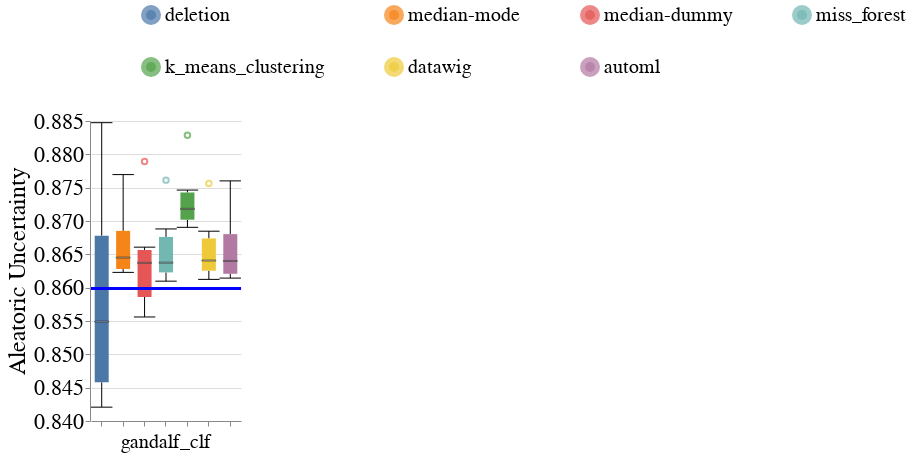

Source (notebook cell):
### Code cell
create_box_plots_for_diff_imputers_and_models(dataset_name=DATASET_NAME,
                                              metric_name='aleatoric_uncertainty',
                                              db_client=db_client)

### Figure 1 — Vega-Lite specification as saved in the notebook (floating-point values rounded to 4 significant figures)
{"config": {"view": {"continuousWidth": 400, "continuousHeight": 300, "stroke": null}, "axis": {"labelFontSize": 22, "labelFontWeight": "normal", "titleFontSize": 24, "titleFontWeight": "normal"}, "facet": {"spacing": 5}, "header": {"labelFontSize": 20, "labelOrient": "bottom", "labelPadding": 5, "titleFontSize": 24}, "legend": {"columns": 4, "direction": "horizontal", "labelFontSize": 20, "labelLimit": 400, "orient": "top", "symbolOffset": 50, "symbolStrokeWidth": 10, "titleAnchor": "middle", "titleFontSize": 22, "titleLimit": 300}, "title": {"fontSize": 24}}, "data": {"name": "data-e0962c56686a91e4398e69b76ade5a7c"}, "facet": {"column": {"field": "Model_Name", "sort": ["dt_clf", "lr_clf", "lgbm_clf", "rf_clf", "mlp_clf"], "title": null, "type": "nominal"}}, "spec": {"layer": [{"mark": {"type": "boxplot", "median": {"stroke": "black", "strokeWidth": 0.7}, "ticks": true}, "encoding": {"color": {"field": "Null_Imputer_Name", "sort": ["deletion", "median-mode", "median-dummy", "miss_forest", "k_means_clustering", "datawig", "automl", "boost_clean"], "title": null, "type": "nominal"}, "x": {"axis": {"labels": false}, "field": "Null_Imputer_Name", "sort": ["deletion", "median-mode", "median-dummy", "miss_forest", "k_means_clustering", "datawig", "automl", "boost_clean"], "title": null, "type": "nominal"}, "y": {"field": "Metric_Value", "scale": {"zero": false}, "title": "Aleatoric Uncertainty", "type": "quantitative"}}}, {"mark": "rule", "encoding": {"color": {"value": "blue"}, "size": {"value": 2}, "y": {"field": "Baseline_Median", "type": "quantitative"}}}], "width": 150}, "resolve": {"scale": {"x": "independent"}}, "$schema": "https://vega.github.io/schema/vega-lite/v4.17.0.json", "datasets": {"data-e0962c56686a91e4398e69b76ade5a7c": [{"Dataset_Name": "heart", "Null_Imputer_Name": "deletion", "Evaluation_Scenario": "mixed_exp", "Virny_Random_State": 400, "Model_Name": "gandalf_clf", "Subgroup": "overall", "Metric": "Aleatoric_Uncertainty", "Metric_Value": 0.8421, "Test_Set_Index": 0, "Baseline_Median": 0.8599}, {"Dataset_Name": "heart", "Null_Imputer_Name": "datawig", "Evaluation_Scenario": "mixed_exp", "Virny_Random_State": 500, "Model_Name": "gandalf_clf", "Subgroup": "overall", "Metric": "Aleatoric_Uncertainty", "Metric_Value": 0.864, "Test_Set_Index": 0, "Baseline_Median": 0.8599}, {"Dataset_Name": "heart", "Null_Imputer_Name": "deletion", "Evaluation_Scenario": "mixed_exp", "Virny_Random_State": 100, "Model_Name": "gandalf_clf", "Subgroup": "overall", "Metric": "Aleatoric_Uncertainty", "Metric_Value": 0.8635, "Test_Set_Index": 0, "Baseline_Median": 0.8599}, {"Dataset_Name": "heart", "Null_Imputer_Name": "datawig", "Evaluation_Scenario": "mixed_exp", "Virny_Random_State": 300, "Model_Name": "gandalf_clf", "Subgroup": "overall", "Metric": "Aleatoric_Uncertainty", "Metric_Value": 0.8756, "Test_Set_Index": 0, "Baseline_Median": 0.8599}, {"Dataset_Name": "heart", "Null_Imputer_Name": "datawig", "Evaluation_Scenario": "mixed_exp", "Virny_Random_State": 200, "Model_Name": "gandalf_clf", "Subgroup": "overall", "Metric": "Aleatoric_Uncertainty", "Metric_Value": 0.8612, "Test_Set_Index": 0, "Baseline_Median": 0.8599}, {"Dataset_Name": "heart", "Null_Imputer_Name": "datawig", "Evaluation_Scenario": "mixed_exp", "Virny_Random_State": 400, "Model_Name": "gandalf_clf", "Subgroup": "overall", "Metric": "Aleatoric_Uncertainty", "Metric_Value": 0.8641, "Test_Set_Index": 0, "Baseline_Median": 0.8599}, {"Dataset_Name": "heart", "Null_Imputer_Name": "datawig", "Evaluation_Scenario": "mixed_exp", "Virny_Random_State": 100, "Model_Name": "gandalf_clf", "Subgroup": "overall", "Metric": "Aleatoric_Uncertainty", "Metric_Value": 0.8685, "Test_Set_Index": 0, "Baseline_Median": 0.8599}, {"Dataset_Name": "heart", "Null_Imputer_Name": "deletion", "Evaluation_Scenario": "mixed_exp", "Virny_Random_State": 500, "Model_Name": "gandalf_clf", "Subgroup": "overall", "Metric": "Aleatoric_Uncertainty", "Metric_Value": 0.8456, "Test_Set_Index": 0, "Baseline_Median": 0.8599}, {"Dataset_Name": "heart", "Null_Imputer_Name": "k_means_clustering", "Evaluation_Scenario": "mixed_exp", "Virny_Random_State": 200, "Model_Name": "gandalf_clf", "Subgroup": "overall", "Metric": "Aleatoric_Uncertainty", "Metric_Value": 0.8701, "Test_Set_Index": 0, "Baseline_Median": 0.8599}, {"Dataset_Name": "heart", "Null_Imputer_Name": "automl", "Evaluation_Scenario": "mixed_exp", "Virny_Random_State": 200, "Model_Name": "gandalf_clf", "Subgroup": "overall", "Metric": "Aleatoric_Uncertainty", "Metric_Value": 0.8614, "Test_Set_Index": 0, "Baseline_Median": 0.8599}, {"Dataset_Name": "heart", "Null_Imputer_Name": "median-dummy", "Evaluation_Scenario": "mixed_exp", "Virny_Random_State": 100, "Model_Name": "gandalf_clf", "Subgroup": "overall", "Metric": "Aleatoric_Uncertainty", "Metric_Value": 0.8644, "Test_Set_Index": 0, "Baseline_Median": 0.8599}, {"Dataset_Name": "heart", "Null_Imputer_Name": "miss_forest", "Evaluation_Scenario": "mixed_exp", "Virny_Random_State": 500, "Model_Name": "gandalf_clf", "Subgroup": "overall", "Metric": "Aleatoric_Uncertainty", "Metric_Value": 0.864, "Test_Set_Index": 0, "Baseline_Median": 0.8599}, {"Dataset_Name": "heart", "Null_Imputer_Name": "automl", "Evaluation_Scenario": "mixed_exp", "Virny_Random_State": 300, "Model_Name": "gandalf_clf", "Subgroup": "overall", "Metric": "Aleatoric_Uncertainty", "Metric_Value": 0.876, "Test_Set_Index": 0, "Baseline_Median": 0.8599}, {"Dataset_Name": "heart", "Null_Imputer_Name": "miss_forest", "Evaluation_Scenario": "mixed_exp", "Virny_Random_State": 100, "Model_Name": "gandalf_clf", "Subgroup": "overall", "Metric": "Aleatoric_Uncertainty", "Metric_Value": 0.8688, "Test_Set_Index": 0, "Baseline_Median": 0.8599}, {"Dataset_Name": "heart", "Null_Imputer_Name": "k_means_clustering", "Evaluation_Scenario": "mixed_exp", "Virny_Random_State": 300, "Model_Name": "gandalf_clf", "Subgroup": "overall", "Metric": "Aleatoric_Uncertainty", "Metric_Value": 0.8829, "Test_Set_Index": 0, "Baseline_Median": 0.8599}, {"Dataset_Name": "heart", "Null_Imputer_Name": "automl", "Evaluation_Scenario": "mixed_exp", "Virny_Random_State": 600, "Model_Name": "gandalf_clf", "Subgroup": "overall", "Metric": "Aleatoric_Uncertainty", "Metric_Value": 0.8615, "Test_Set_Index": 0, "Baseline_Median": 0.8599}, {"Dataset_Name": "heart", "Null_Imputer_Name": "miss_forest", "Evaluation_Scenario": "mixed_exp", "Virny_Random_State": 300, "Model_Name": "gandalf_clf", "Subgroup": "overall", "Metric": "Aleatoric_Uncertainty", "Metric_Value": 0.8761, "Test_Set_Index": 0, "Baseline_Median": 0.8599}, {"Dataset_Name": "heart", "Null_Imputer_Name": "median-dummy", "Evaluation_Scenario": "mixed_exp", "Virny_Random_State": 300, "Model_Name": "gandalf_clf", "Subgroup": "overall", "Metric": "Aleatoric_Uncertainty", "Metric_Value": 0.8789, "Test_Set_Index": 0, "Baseline_Median": 0.8599}, {"Dataset_Name": "heart", "Null_Imputer_Name": "median-mode", "Evaluation_Scenario": "mixed_exp", "Virny_Random_State": 100, "Model_Name": "gandalf_clf", "Subgroup": "overall", "Metric": "Aleatoric_Uncertainty", "Metric_Value": 0.8697, "Test_Set_Index": 0, "Baseline_Median": 0.8599}, {"Dataset_Name": "heart", "Null_Imputer_Name": "median-mode", "Evaluation_Scenario": "mixed_exp", "Virny_Random_State": 400, "Model_Name": "gandalf_clf", "Subgroup": "overall", "Metric": "Aleatoric_Uncertainty", "Metric_Value": 0.865, "Test_Set_Index": 0, "Baseline_Median": 0.8599}, {"Dataset_Name": "heart", "Null_Imputer_Name": "median-dummy", "Evaluation_Scenario": "mixed_exp", "Virny_Random_State": 500, "Model_Name": "gandalf_clf", "Subgroup": "overall", "Metric": "Aleatoric_Uncertainty", "Metric_Value": 0.8556, "Test_Set_Index": 0, "Baseline_Median": 0.8599}, {"Dataset_Name": "heart", "Null_Imputer_Name": "median-dummy", "Evaluation_Scenario": "mixed_exp", "Virny_Random_State": 200, "Model_Name": "gandalf_clf", "Subgroup": "overall", "Metric": "Aleatoric_Uncertainty", "Metric_Value": 0.8631, "Test_Set_Index": 0, "Baseline_Median": 0.8599}, {"Dataset_Name": "heart", "Null_Imputer_Name": "deletion", "Evaluation_Scenario": "mixed_exp", "Virny_Random_State": 200, "Model_Name": "gandalf_clf", "Subgroup": "overall", "Metric": "Aleatoric_Uncertainty", "Metric_Value": 0.8692, "Test_Set_Index": 0, "Baseline_Median": 0.8599}, {"Dataset_Name": "heart", "Null_Imputer_Name": "median-mode", "Evaluation_Scenario": "mixed_exp", "Virny_Random_State": 600, "Model_Name": "gandalf_clf", "Subgroup": "overall", "Metric": "Aleatoric_Uncertainty", "Metric_Value": 0.8623, "Test_Set_Index": 0, "Baseline_Median": 0.8599}, {"Dataset_Name": "heart", "Null_Imputer_Name": "k_means_clustering", "Evaluation_Scenario": "mixed_exp", "Virny_Random_State": 400, "Model_Name": "gandalf_clf", "Subgroup": "overall", "Metric": "Aleatoric_Uncertainty", "Metric_Value": 0.8732, "Test_Set_Index": 0, "Baseline_Median": 0.8599}, {"Dataset_Name": "heart", "Null_Imputer_Name": "median-dummy", "Evaluation_Scenario": "mixed_exp", "Virny_Random_State": 400, "Model_Name": "gandalf_clf", "Subgroup": "overall", "Metric": "Aleatoric_Uncertainty", "Metric_Value": 0.8661, "Test_Set_Index": 0, "Baseline_Median": 0.8599}, {"Dataset_Name": "heart", "Null_Imputer_Name": "median-mode", "Evaluation_Scenario": "mixed_exp", "Virny_Random_State": 300, "Model_Name": "gandalf_clf", "Subgroup": "overall", "Metric": "Aleatoric_Uncertainty", "Metric_Value": 0.877, "Test_Set_Index": 0, "Baseline_Median": 0.8599}, {"Dataset_Name": "heart", "Null_Imputer_Name": "median-mode", "Evaluation_Scenario": "mixed_exp", "Virny_Random_State": 500, "Model_Name": "gandalf_clf", "Subgroup": "overall", "Metric": "Aleatoric_Uncertainty", "Metric_Value": 0.864, "Test_Set_Index": 0, "Baseline_Median": 0.8599}, {"Dataset_Name": "heart", "Null_Imputer_Name": "datawig", "Evaluation_Scenario": "mixed_exp", "Virny_Random_State": 600, "Model_Name": "gandalf_clf", "Subgroup": "overall", "Metric": "Aleatoric_Uncertainty", "Metric_Value": 0.8621, "Test_Set_Index": 0, "Baseline_Median": 0.8599}, {"Dataset_Name": "heart", "Null_Imputer_Name": "k_means_clustering", "Evaluation_Scenario": "mixed_exp", "Virny_Random_State": 500, "Model_Name": "gandalf_clf", "Subgroup": "overall", "Metric": "Aleatoric_Uncertainty", "Metric_Value": 0.8705, "Test_Set_Index": 0, "Baseline_Median": 0.8599}, {"Dataset_Name": "heart", "Null_Imputer_Name": "k_means_clustering", "Evaluation_Scenario": "mixed_exp", "Virny_Random_State": 600, "Model_Name": "gandalf_clf", "Subgroup": "overall", "Metric": "Aleatoric_Uncertainty", "Metric_Value": 0.8691, "Test_Set_Index": 0, "Baseline_Median": 0.8599}, {"Dataset_Name": "heart", "Null_Imputer_Name": "automl", "Evaluation_Scenario": "mixed_exp", "Virny_Random_State": 100, "Model_Name": "gandalf_clf", "Subgroup": "overall", "Metric": "Aleatoric_Uncertainty", "Metric_Value": 0.8693, "Test_Set_Index": 0, "Baseline_Median": 0.8599}, {"Dataset_Name": "heart", "Null_Imputer_Name": "automl", "Evaluation_Scenario": "mixed_exp", "Virny_Random_State": 400, "Model_Name": "gandalf_clf", "Subgroup": "overall", "Metric": "Aleatoric_Uncertainty", "Metric_Value": 0.8642, "Test_Set_Index": 0, "Baseline_Median": 0.8599}, {"Dataset_Name": "heart", "Null_Imputer_Name": "k_means_clustering", "Evaluation_Scenario": "mixed_exp", "Virny_Random_State": 100, "Model_Name": "gandalf_clf", "Subgroup": "overall", "Metric": "Aleatoric_Uncertainty", "Metric_Value": 0.8746, "Test_Set_Index": 0, "Baseline_Median": 0.8599}, {"Dataset_Name": "heart", "Null_Imputer_Name": "median-mode", "Evaluation_Scenario": "mixed_exp", "Virny_Random_State": 200, "Model_Name": "gandalf_clf", "Subgroup": "overall", "Metric": "Aleatoric_Uncertainty", "Metric_Value": 0.8624, "Test_Set_Index": 0, "Baseline_Median": 0.8599}, {"Dataset_Name": "heart", "Null_Imputer_Name": "median-dummy", "Evaluation_Scenario": "mixed_exp", "Virny_Random_State": 600, "Model_Name": "gandalf_clf", "Subgroup": "overall", "Metric": "Aleatoric_Uncertainty", "Metric_Value": 0.8571, "Test_Set_Index": 0, "Baseline_Median": 0.8599}, {"Dataset_Name": "heart", "Null_Imputer_Name": "deletion", "Evaluation_Scenario": "mixed_exp", "Virny_Random_State": 300, "Model_Name": "gandalf_clf", "Subgroup": "overall", "Metric": "Aleatoric_Uncertainty", "Metric_Value": 0.8847, "Test_Set_Index": 0, "Baseline_Median": 0.8599}, {"Dataset_Name": "heart", "Null_Imputer_Name": "deletion", "Evaluation_Scenario": "mixed_exp", "Virny_Random_State": 600, "Model_Name": "gandalf_clf", "Subgroup": "overall", "Metric": "Aleatoric_Uncertainty", "Metric_Value": 0.8463, "Test_Set_Index": 0, "Baseline_Median": 0.8599}, {"Dataset_Name": "heart", "Null_Imputer_Name": "miss_forest", "Evaluation_Scenario": "mixed_exp", "Virny_Random_State": 200, "Model_Name": "gandalf_clf", "Subgroup": "overall", "Metric": "Aleatoric_Uncertainty", "Metric_Value": 0.861, "Test_Set_Index": 0, "Baseline_Median": 0.8599}, {"Dataset_Name": "heart", "Null_Imputer_Name": "miss_forest", "Evaluation_Scenario": "mixed_exp", "Virny_Random_State": 600, "Model_Name": "gandalf_clf", "Subgroup": "overall", "Metric": "Aleatoric_Uncertainty", "Metric_Value": 0.8619, "Test_Set_Index": 0, "Baseline_Median": 0.8599}, {"Dataset_Name": "heart", "Null_Imputer_Name": "miss_forest", "Evaluation_Scenario": "mixed_exp", "Virny_Random_State": 400, "Model_Name": "gandalf_clf", "Subgroup": "overall", "Metric": "Aleatoric_Uncertainty", "Metric_Value": 0.8635, "Test_Set_Index": 0, "Baseline_Median": 0.8599}, {"Dataset_Name": "heart", "Null_Imputer_Name": "automl", "Evaluation_Scenario": "mixed_exp", "Virny_Random_State": 500, "Model_Name": "gandalf_clf", "Subgroup": "overall", "Metric": "Aleatoric_Uncertainty", "Metric_Value": 0.8638, "Test_Set_Index": 0, "Baseline_Median": 0.8599}]}}
